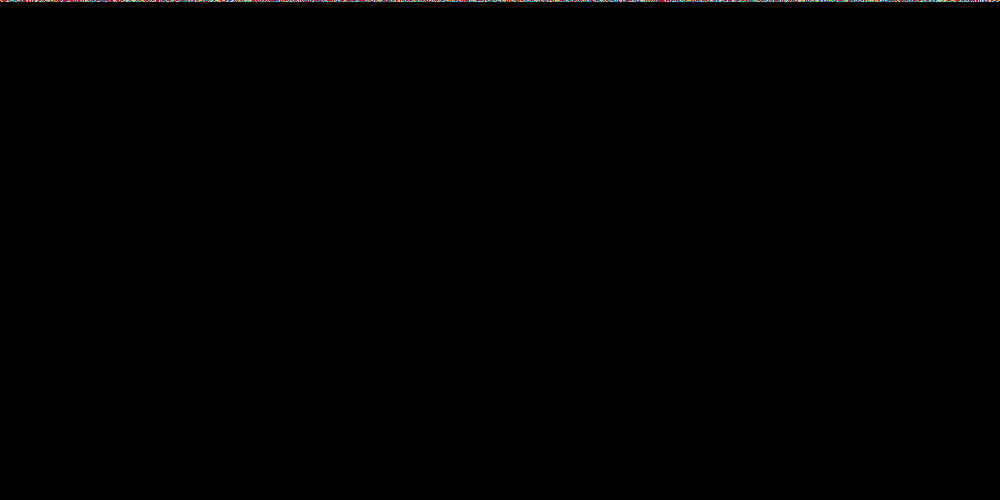
Frame 1 (no input)
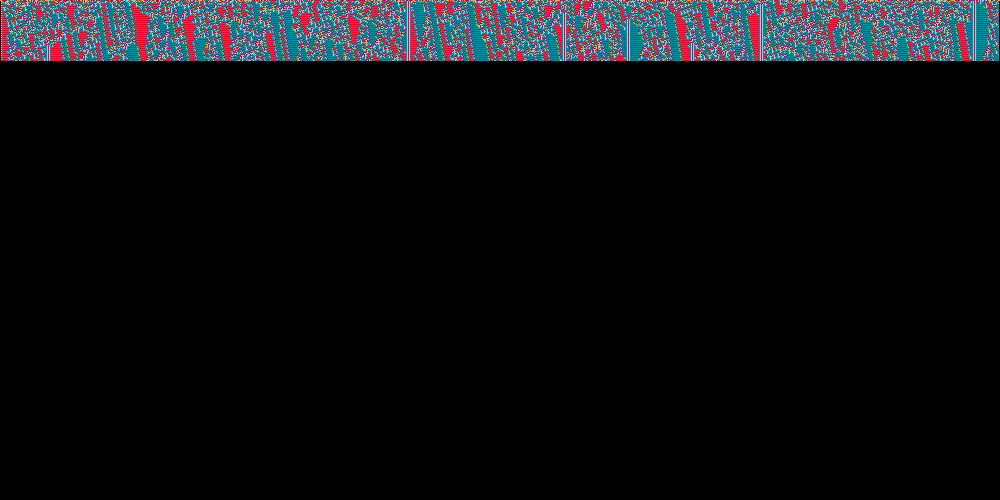
Frame 60 (the mouse pressed at the canvas centre just before this capture)
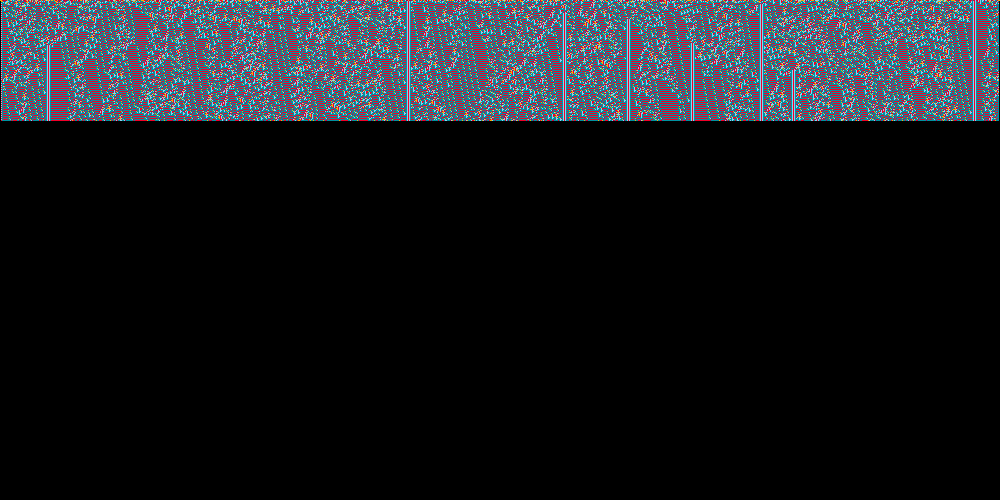
Frame 120 (the mouse held since frame 60 and released just before this capture)

The Processing sketch that drew these frames (run headless with seeded random() and noise(); from frame 60 on, the mouse is pressed at the canvas centre):

// Processing sketch: sketch_02_wolfram_5_states
// ── sketch_02_wolfram_5_states.pde
int tamanho = 1000;
//array para as regras
int regra[] = new int[int(pow(5, 3))];
//dá pra fazer preto e branco, mas vamos ter cores bonitinhas uma vez na vida
color cores[] = new color[5];
//os dados das células de cada geração
int celulas[] = new int[tamanho];
int celulas_anterior[] = new int[tamanho];
//começamos com geração 0
int geracao = 0;
void settings() {
  size(tamanho, tamanho / 2); //<>//
}
void setup() {
  background(0);
  noStroke();
  fill(255);
  //geramos a regra aleatoriamente
  for (int i = 0; i < regra.length; i++) {
    float r = random(1);
    regra[i] = floor(r * r * 5);
    print(regra[i]);
  }
  //cores bonitinhas
  cores[0] = color(0, 145, 160);
  cores[1] = color(140, 210, 240);
  cores[2] = color(240, 0, 40);
  cores[3] = color(250, 170, 0);
  cores[4] = color(176, 0, 80);
  //valores aleatórios para a primeira geração
  for (int i = 0; i < tamanho; i++) {
    celulas[i] = floor(random(5));
    //desenhamos o retângulo na cor apropriada
    fill(cores[celulas[i]]);
    rect(i, geracao, 1, 1);
  }
  //próxima geração
  geracao +=1;
}
 
void draw() {
  //criamos uma cópia das células tal como estão
  arrayCopy(celulas, celulas_anterior);
  //para cada célula
  for (int i = 1; i < tamanho - 1; i++) {
    //pegamos a vizinhança
    int a = celulas_anterior[i - 1];
    int b = celulas_anterior[i];
    int c = celulas_anterior[i + 1];
    //convertemos da base 5 para decimal e usamos para acessar a regra correspondente
    int id = a * 5 * 5 + b * 5 + c;
    celulas[i] = regra[id]; //<>//
    //desenhamos o retângulo na cor apropriada
    fill(cores[celulas[i]]);
    rect(i, geracao, 1, 1);
  }
  //próxima geração
  geracao += 1;
} //<>//
